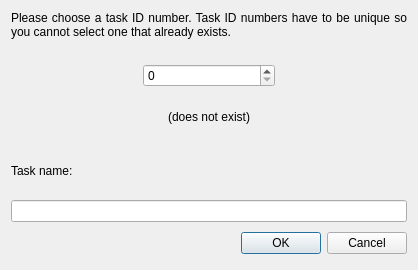
<?xml version="1.0" encoding="UTF-8"?>
<ui version="4.0">
 <class>TaskIdDialog</class>
 <widget class="QDialog" name="TaskIdDialog">
  <property name="geometry">
   <rect>
    <x>0</x>
    <y>0</y>
    <width>418</width>
    <height>270</height>
   </rect>
  </property>
  <property name="windowTitle">
   <string>Create Task</string>
  </property>
  <layout class="QVBoxLayout">
   <item>
    <widget class="QLabel" name="label_3">
     <property name="sizePolicy">
      <sizepolicy hsizetype="MinimumExpanding" vsizetype="Preferred">
       <horstretch>0</horstretch>
       <verstretch>0</verstretch>
      </sizepolicy>
     </property>
     <property name="text">
      <string>Please choose a task ID number. Task ID numbers have to be unique so you cannot select one that already exists.</string>
     </property>
     <property name="alignment">
      <set>Qt::AlignJustify|Qt::AlignTop</set>
     </property>
     <property name="wordWrap">
      <bool>true</bool>
     </property>
    </widget>
   </item>
   <item>
    <layout class="QHBoxLayout">
     <item>
      <spacer>
       <property name="orientation">
        <enum>Qt::Horizontal</enum>
       </property>
       <property name="sizeHint" stdset="0">
        <size>
         <width>40</width>
         <height>20</height>
        </size>
       </property>
      </spacer>
     </item>
     <item>
      <widget class="QSpinBox" name="spinBox">
       <property name="sizePolicy">
        <sizepolicy hsizetype="MinimumExpanding" vsizetype="Fixed">
         <horstretch>0</horstretch>
         <verstretch>0</verstretch>
        </sizepolicy>
       </property>
      </widget>
     </item>
     <item>
      <spacer>
       <property name="orientation">
        <enum>Qt::Horizontal</enum>
       </property>
       <property name="sizeHint" stdset="0">
        <size>
         <width>40</width>
         <height>20</height>
        </size>
       </property>
      </spacer>
     </item>
    </layout>
   </item>
   <item>
    <widget class="QLabel" name="labelExists">
     <property name="text">
      <string>(does not exist)</string>
     </property>
     <property name="alignment">
      <set>Qt::AlignCenter</set>
     </property>
    </widget>
   </item>
   <item>
    <widget class="QLabel" name="label">
     <property name="text">
      <string>Task name:</string>
     </property>
    </widget>
   </item>
   <item>
    <widget class="QLineEdit" name="taskName"/>
   </item>
   <item>
    <layout class="QHBoxLayout">
     <item>
      <spacer>
       <property name="orientation">
        <enum>Qt::Horizontal</enum>
       </property>
       <property name="sizeHint" stdset="0">
        <size>
         <width>131</width>
         <height>31</height>
        </size>
       </property>
      </spacer>
     </item>
     <item>
      <widget class="QPushButton" name="okButton">
       <property name="text">
        <string>OK</string>
       </property>
      </widget>
     </item>
     <item>
      <widget class="QPushButton" name="cancelButton">
       <property name="text">
        <string>Cancel</string>
       </property>
      </widget>
     </item>
    </layout>
   </item>
  </layout>
  <zorder>labelExists</zorder>
  <zorder>label</zorder>
  <zorder>taskName</zorder>
  <zorder>label_3</zorder>
 </widget>
 <resources/>
 <connections>
  <connection>
   <sender>okButton</sender>
   <signal>clicked()</signal>
   <receiver>TaskIdDialog</receiver>
   <slot>accept()</slot>
   <hints>
    <hint type="sourcelabel">
     <x>278</x>
     <y>253</y>
    </hint>
    <hint type="destinationlabel">
     <x>96</x>
     <y>254</y>
    </hint>
   </hints>
  </connection>
  <connection>
   <sender>cancelButton</sender>
   <signal>clicked()</signal>
   <receiver>TaskIdDialog</receiver>
   <slot>reject()</slot>
   <hints>
    <hint type="sourcelabel">
     <x>369</x>
     <y>253</y>
    </hint>
    <hint type="destinationlabel">
     <x>179</x>
     <y>282</y>
    </hint>
   </hints>
  </connection>
 </connections>
</ui>
